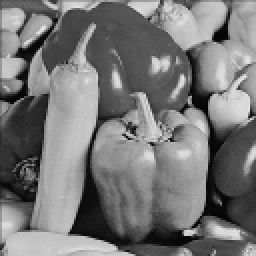
#> input picture imagesDeTest/imagesDeTest/peppers-128.png, 128 x 128 px (shown 2 times larger)
$ python Question3.py
#> lines starting #> are read from the running program, lines starting #| are printed output that depends on the picture
import cv2
import numpy as np
import matplotlib.pyplot as plt # Affichage

#Sous-échantillonnage d'une image -> Vers une image plus petite
def sous_echantillonner(image, facteur):
    if facteur > 0:
        return image[::facteur, ::facteur]
    else:
        raise ValueError("Le facteur de sous-échantillonnage doit être un entier positif.")

#Chargement image en niveaux de gris
img = cv2.imread('imagesDeTest/imagesDeTest/peppers-128.png', cv2.IMREAD_GRAYSCALE)
#> img is the input picture: shape (128, 128); min 2, max 229, mean 119.4
assert img is not None, "file could not be read, check with os.path.exists()"

#Sous-échantillonnage
#img2 = sous_echantillonner(img, 4)

#Affichage des images
plt.subplot(221), plt.imshow(img,'gray')
#plt.subplot(222), plt.imshow(img2,'gray')

# Resize sur 64x64 pixels (512x512 pour 3.2)
img2 = cv2.resize(img, (512, 512), interpolation=cv2.INTER_NEAREST)
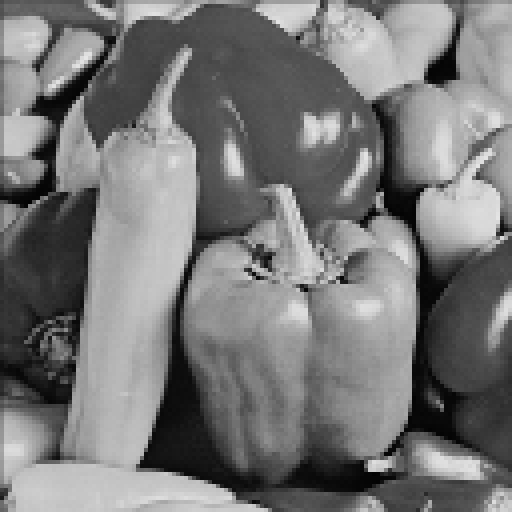
#> img2: shape (512, 512); min 2, max 229, mean 119.4

plt.subplot(223), plt.imshow(img2,'gray')

# Resize sur 64x64 pixels
img2 = cv2.resize(img, (64, 64), interpolation=cv2.INTER_AREA)
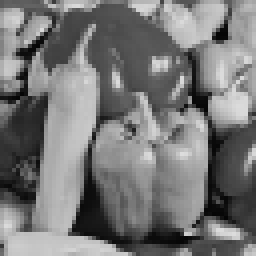
#> img2: shape (64, 64) (shown 4 times larger); min 5, max 221, mean 119.5

# Resize sur 512x512 pixels
img2 = cv2.resize(img, (512, 512), interpolation=cv2.INTER_LINEAR)
#> img2: shape (512, 512)

plt.subplot(224), plt.imshow(img2,'gray')

plt.show()
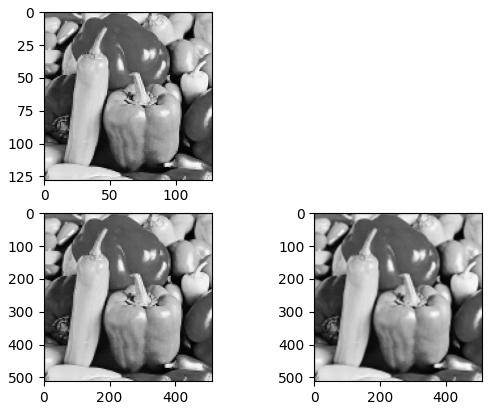
#> figure drawn by matplotlib, 3 panels
